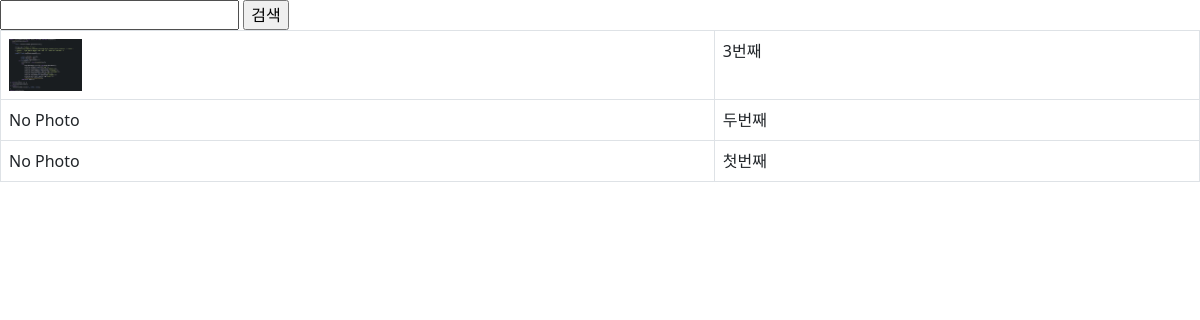
/instagram/, run on the app's committed database.
### instagram/models.py (models this page shows, shortened)
class Post(models.Model):
    author = models.ForeignKey(settings.AUTH_USER_MODEL, on_delete=models.CASCADE)
    message = models.TextField()
    photo = models.ImageField(blank=True)
    tag_set = models.ManyToManyField('Tag', blank=True)
    is_public = models.BooleanField(default=False, verbose_name='공개여부')
    created_at = models.DateTimeField(auto_now_add=True)
    updated_at = models.DateTimeField(auto_now=True)
    class Meta:
        ordering = ['-id']

### instagram/views.py (the view)
# urls.py: path('', views.post_list),
def post_list(request):
    qs = Post.objects.all()
    q = request.GET.get('q', '')
    if q:
        qs = qs.filter(message__icontains=q)
    return render(request, 'instagram/post_list.html', {
        'post_list': qs,
        'q':q,
    })

### instagram/templates/instagram/post_list.html (shortened to what this page needs)
<!doctype html>
<html lang="ko">
<head>
    <link href="https://cdn.jsdelivr.net/npm/bootstrap@5.1.3/dist/css/bootstrap.min.css" rel="stylesheet">
</head>
<body>
    <form action="" method="get">
        <input type="text" name="q" value="{{ q}}" />
        <input type="submit" value="검색" />
    </form>
    <table class="table table-bordered table-hover">
        <tbody>
            {% for post in post_list %}
                <tr>
                    <td>
                        {% if post.photo %}
                            <img src="{{ post.photo.url }}" style="width: 73px;" />
                        {% else %}
                            No Photo
                        {% endif %}
                    </td>
                    <td>
                        {{ post.message }}
                    </td>
                </tr>
            {% endfor %}
        </tbody>
    </table>
</body>
</html>

### data on the page
Post: photo (picture), message "3번째"
Post: photo "No Photo", message "두번째"
Post: photo "No Photo", message "첫번째"
